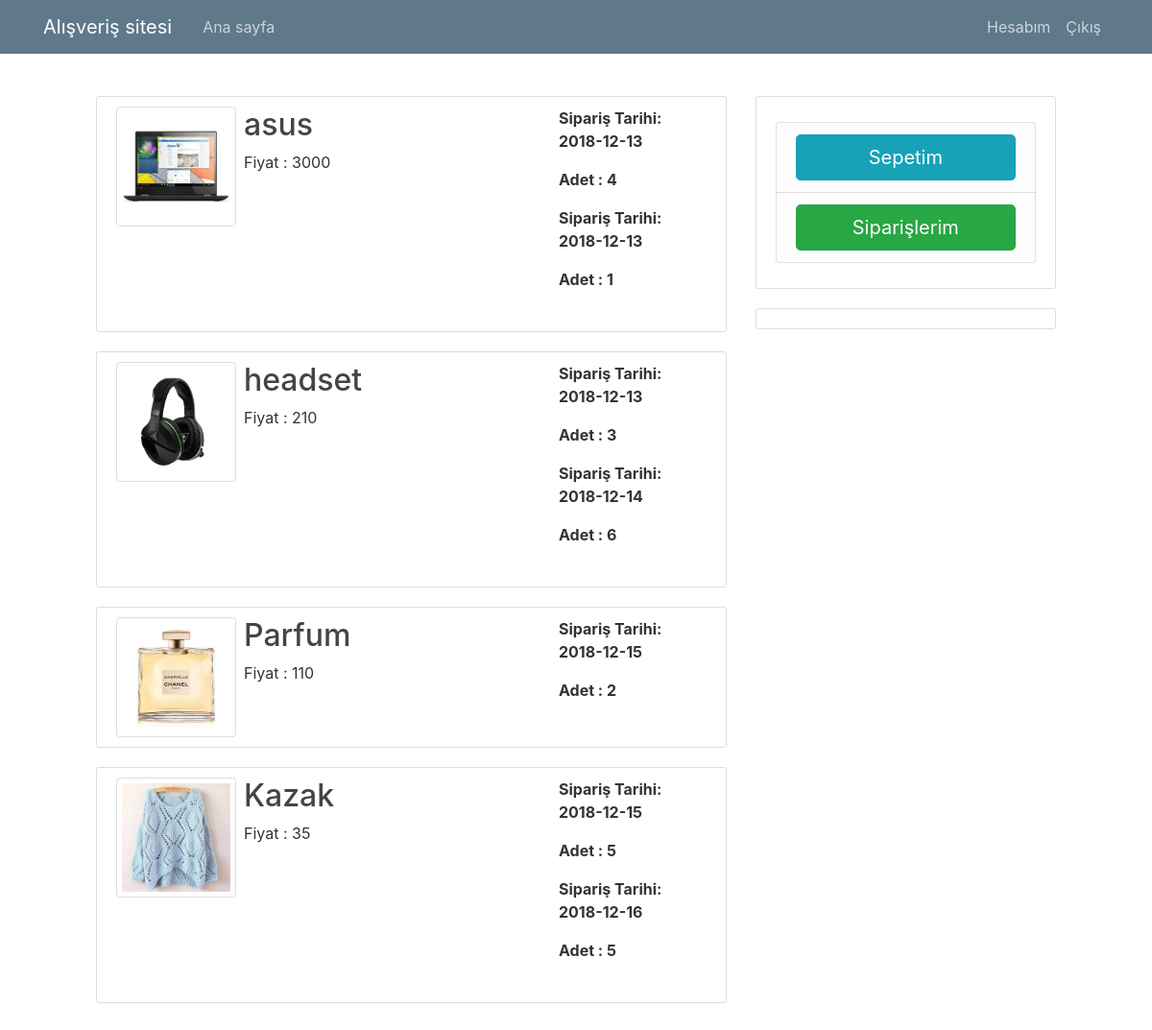
Screenshot of /orders (signed in) with the database file from the repository.
### websitem/models.py (models this page shows, shortened)
class Product(db.Model):
    __tablename__ = 'product'
    id = db.Column(db.Integer, primary_key=True)
    title = db.Column(db.String(100), nullable=False)
    price = db.Column(db.Integer,nullable=False)
    date_created = db.Column(db.DateTime, nullable=False, default=datetime.utcnow)
    image_file = db.Column(db.String(20), nullable=False, default='default2.png')
    category_id = db.Column(db.Integer,db.ForeignKey('category.id'))

class Purchased_items(db.Model):
    __tablename__ = 'purchased_items'
    id = db.Column(db.Integer, primary_key=True)
    user_id = db.Column(db.Integer, db.ForeignKey('user.id'))
    product_id = db.Column(db.Integer, db.ForeignKey('product.id'))
    date_purchased = db.Column(db.DateTime, nullable=False, default=datetime.utcnow)
    count = db.Column(db.Integer,default=1)

### websitem/routes.py (the view)
@app.route("/orders", methods=['POST','GET'])
@login_required(role="ANY")
def orders():
    user = User.query.filter_by(id=current_user.id).first()
    items = Purchased_items.query.filter_by(user_id=user.id)
    return render_template('orders.html',items=items)

### websitem/models.py (called while the page is built)
@login_manager.user_loader
def load_user(user_id):
    return User.query.get(int(user_id))

    def get_urole(self):
        return self.urole

### websitem/routes.py (called while the page is built)
def login_required(role="ANY"):
    def wrapper(fn):
        @wraps(fn)
        def decorated_view(*args, **kwargs):
            if not current_user.is_authenticated:
               return app.login_manager.unauthorized()
            urole = current_user.get_urole()
            if ( (urole != role) and (role != "ANY")):
                return render_template('unauthorized_page.html')
            return fn(*args, **kwargs)
        return decorated_view
    return wrapper

### websitem/templates/orders.html
{% extends 'layout.html' %}
{% block content %}
    {% if current_user.purchased|length>0 %}
       {% for product in current_user.purchased %}
            <article class="media content-section">
                <img  src="{{ url_for('static', filename='profile_pics/' + product.image_file) }}">
              <div class="media-body homedivs">
                <h2><a class="article-title" href="{{url_for('product',product_id=product.id)}}">{{ product.title }}</a></h2>
                <p class="article-content">Fiyat : {{ product.price }}</p>
              </div>
              <div class="form-group pricediv">
                {% for item in items %}
                  {% if item.product_id==product.id %}
                        <p><strong>Sipariş Tarihi: {{ item.date_purchased.strftime('%Y-%m-%d') }}</strong></p>
                        <p><strong>Adet : {{ item.count }}</strong></p>
                  {% endif %}
                {% endfor %}
              </div>
            </article>
        {% endfor %}
    {% else %}
        <h2>Siparişiniz bulunmuyor</h2>
    {% endif %}
{% endblock %}

### websitem/templates/layout.html (shortened to what this page needs)
<!DOCTYPE html>
<html>
<head>
    <link rel="stylesheet" href="https://maxcdn.bootstrapcdn.com/bootstrap/4.0.0/css/bootstrap.min.css">
    <link rel="stylesheet" type="text/css" href="{{ url_for('static', filename='main.css') }}">
</head>
<body>
    <header class="site-header">
      <nav class="navbar navbar-expand-md navbar-dark bg-steel fixed-top">
        <div class="container">
          <a class="navbar-brand mr-4" href="/">Alışveriş sitesi</a>
          <div class="collapse navbar-collapse" id="navbarToggle">
            <div class="navbar-nav mr-auto">
              <a class="nav-item nav-link" href="{{ url_for('home') }}">Ana sayfa</a>
            </div>
            <div class="navbar-nav">
              {% if current_user.is_authenticated %}
                <a class="nav-item nav-link" href="{{ url_for('account') }}">Hesabım</a>
                <a class="nav-item nav-link" href="{{ url_for('logout') }}">Çıkış</a>
              {% else %}
                <a class="nav-item nav-link" href="{{ url_for('login') }}">Giriş yap</a>
                <a class="nav-item nav-link" href="{{ url_for('register') }}">Kaydol</a>
              {% endif %}
            </div>
          </div>
        </div>
      </nav>
    </header>
    <main role="main" class="custom_container">
      <div class="row">
        <div class="col-md-8">
          {% block content %}{% endblock %}
        </div>
        <div class="col-md-4">
           <div class="content-section">
              <p class='text-muted'>
              <ul class="list-group">
                {% if current_user.urole == 'ADMIN' %}
                    <li class="list-group-item list-group-item-light"><a href="{{ url_for('users') }}" class="btn btn-info btn-lg sidebarimg">
                        <span class="glyphicon glyphicon-shopping-cart"></span> Tüm Kullanıcılar
                        </a>
                     </li>
               {% else %}
                    <li class="list-group-item list-group-item-light"><a href="{{url_for('cart')}}" class="btn btn-info btn-lg sidebarimg">
                         Sepetim
                        </a>
                     </li>
                     <li class="list-group-item list-group-item-light"><a href="{{ url_for('orders') }}" class="btn btn-success btn-lg sidebarimg">
                         Siparişlerim
                        </a>
                     </li>
               {% endif %}
              </ul>
              </p>
           </div>
           <div class="content-section">
           </div>
        </div>
      </div>
    </main>
</body>
</html>

### websitem/static/main.css (style rules this page uses)
body { background-color: #ffffff; color: #333333; margin-top: 100px; }
.custom_container { margin:100px; }
h1, h2, h3, h4, h5, h6 { color: #444444; }
.bg-steel { background-color: #5f788a; }
.site-header .navbar-nav .nav-link { color: #cbd5db; }
.content-section { background: #ffffff; padding: 10px 20px; border: 1px solid #dddddd; border-radius: 3px; margin-bottom: 20px; }
.article-title { color: #444444; }
.article-content { white-space: pre-line; }
.sidebarimg { width: 100%; }
img { border: 1px solid #ddd; border-radius: 4px; padding: 5px; width: 125px; height:125px; }
.homedivs { margin-left:8px; position: relative }
.pricediv { width:25%; }

### rows the page displays
Product: image_file (picture), title "asus", price "3000"
Purchased_items: date_purchased "2018-12-13", count "4"
Purchased_items: date_purchased "2018-12-13", count "1"
Product: image_file (picture), title "headset", price "210"
Purchased_items: date_purchased "2018-12-13", count "3"
Purchased_items: date_purchased "2018-12-14", count "6"
Product: image_file (picture), title "Parfum", price "110"
Purchased_items: date_purchased "2018-12-15", count "2"
Product: image_file (picture), title "Kazak", price "35"
Purchased_items: date_purchased "2018-12-15", count "5"
Purchased_items: date_purchased "2018-12-16", count "5"
